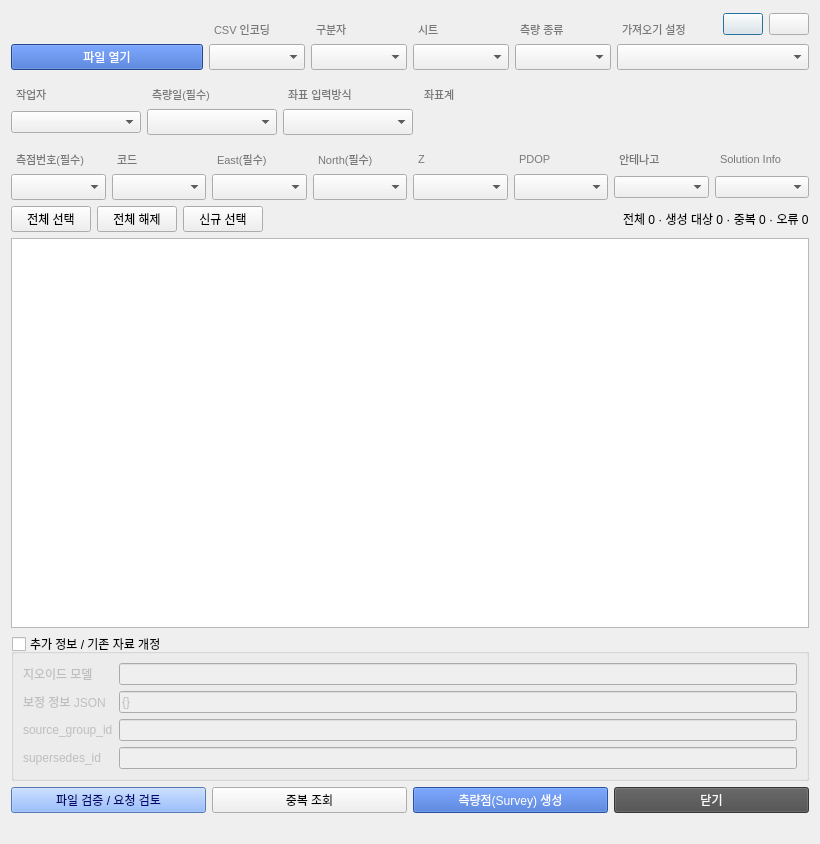
<?xml version="1.0" encoding="UTF-8"?>
<ui version="4.0">
 <class>SurveyImportDialog</class>
 <widget class="QDialog" name="SurveyImportDialog">
  <property name="geometry">
   <rect>
    <x>0</x>
    <y>0</y>
    <width>820</width>
    <height>844</height>
   </rect>
  </property>
  <property name="minimumSize">
   <size>
    <width>0</width>
    <height>26</height>
   </size>
  </property>
  <property name="windowTitle">
   <string>측량자료 가져오기</string>
  </property>
  <layout class="QVBoxLayout" name="verticalLayout">
   <item>
    <layout class="QGridLayout" name="gridLayout_survey1" columnstretch="0,0,0,0,0,0,0">
     <item row="4" column="6">
      <layout class="QHBoxLayout" name="_4">
       <item>
        <widget class="QLabel" name="label_2">
         <property name="sizePolicy">
          <sizepolicy hsizetype="Preferred" vsizetype="Preferred">
           <horstretch>1</horstretch>
           <verstretch>0</verstretch>
          </sizepolicy>
         </property>
         <property name="font">
          <font>
           <family>Arial</family>
           <pointsize>8</pointsize>
          </font>
         </property>
         <property name="styleSheet">
          <string notr="true">color: rgb(120, 120, 120);
margin-top: 10px; margin-left: 2px;</string>
         </property>
         <property name="text">
          <string>가져오기 설정</string>
         </property>
        </widget>
       </item>
       <item>
        <widget class="QPushButton" name="saveImportProfileButton">
         <property name="sizePolicy">
          <sizepolicy hsizetype="Minimum" vsizetype="Fixed">
           <horstretch>0</horstretch>
           <verstretch>0</verstretch>
          </sizepolicy>
         </property>
         <property name="text">
          <string/>
         </property>
         <property name="icon">
          <iconset resource="../../resources/feather.qrc">
           <normaloff>:/geoflow/feather/save.svg</normaloff>:/geoflow/feather/save.svg</iconset>
         </property>
        </widget>
       </item>
       <item>
        <widget class="QPushButton" name="manageImportProfileButton">
         <property name="sizePolicy">
          <sizepolicy hsizetype="Minimum" vsizetype="Fixed">
           <horstretch>0</horstretch>
           <verstretch>0</verstretch>
          </sizepolicy>
         </property>
         <property name="text">
          <string/>
         </property>
         <property name="icon">
          <iconset resource="../../resources/feather.qrc">
           <normaloff>:/geoflow/feather/settings.svg</normaloff>:/geoflow/feather/settings.svg</iconset>
         </property>
        </widget>
       </item>
      </layout>
     </item>
     <item row="5" column="3">
      <widget class="QComboBox" name="delimiterCombo">
       <property name="sizePolicy">
        <sizepolicy hsizetype="Preferred" vsizetype="Fixed">
         <horstretch>1</horstretch>
         <verstretch>0</verstretch>
        </sizepolicy>
       </property>
       <property name="minimumSize">
        <size>
         <width>0</width>
         <height>26</height>
        </size>
       </property>
      </widget>
     </item>
     <item row="5" column="1">
      <widget class="QComboBox" name="encodingCombo">
       <property name="sizePolicy">
        <sizepolicy hsizetype="Preferred" vsizetype="Fixed">
         <horstretch>1</horstretch>
         <verstretch>0</verstretch>
        </sizepolicy>
       </property>
       <property name="minimumSize">
        <size>
         <width>0</width>
         <height>26</height>
        </size>
       </property>
      </widget>
     </item>
     <item row="4" column="3">
      <widget class="QLabel" name="delimiterLabel">
       <property name="font">
        <font>
         <family>Arial</family>
         <pointsize>8</pointsize>
        </font>
       </property>
       <property name="styleSheet">
        <string notr="true">color: rgb(120, 120, 120);
margin-top: 10px; margin-left: 2px;</string>
       </property>
       <property name="text">
        <string>구분자</string>
       </property>
      </widget>
     </item>
     <item row="5" column="0">
      <widget class="QPushButton" name="chooseFileButton">
       <property name="sizePolicy">
        <sizepolicy hsizetype="Minimum" vsizetype="Fixed">
         <horstretch>2</horstretch>
         <verstretch>0</verstretch>
        </sizepolicy>
       </property>
       <property name="minimumSize">
        <size>
         <width>0</width>
         <height>26</height>
        </size>
       </property>
       <property name="styleSheet">
        <string notr="true">background: #3162C7;
color: white;</string>
       </property>
       <property name="text">
        <string>파일 열기</string>
       </property>
      </widget>
     </item>
     <item row="5" column="6">
      <widget class="QComboBox" name="importProfileCombo">
       <property name="sizePolicy">
        <sizepolicy hsizetype="Preferred" vsizetype="Fixed">
         <horstretch>2</horstretch>
         <verstretch>0</verstretch>
        </sizepolicy>
       </property>
       <property name="minimumSize">
        <size>
         <width>0</width>
         <height>26</height>
        </size>
       </property>
      </widget>
     </item>
     <item row="4" column="1">
      <widget class="QLabel" name="encodingLabel">
       <property name="font">
        <font>
         <family>Arial</family>
         <pointsize>8</pointsize>
        </font>
       </property>
       <property name="styleSheet">
        <string notr="true">color: rgb(120, 120, 120);
margin-top: 10px; margin-left: 2px;</string>
       </property>
       <property name="text">
        <string>CSV 인코딩</string>
       </property>
      </widget>
     </item>
     <item row="4" column="4">
      <widget class="QLabel" name="sheetLabel">
       <property name="font">
        <font>
         <family>Arial</family>
         <pointsize>8</pointsize>
        </font>
       </property>
       <property name="styleSheet">
        <string notr="true">color: rgb(120, 120, 120);
margin-top: 10px; margin-left: 2px;</string>
       </property>
       <property name="text">
        <string>시트</string>
       </property>
      </widget>
     </item>
     <item row="5" column="4">
      <widget class="QComboBox" name="sheetCombo">
       <property name="sizePolicy">
        <sizepolicy hsizetype="Preferred" vsizetype="Fixed">
         <horstretch>1</horstretch>
         <verstretch>0</verstretch>
        </sizepolicy>
       </property>
       <property name="minimumSize">
        <size>
         <width>0</width>
         <height>26</height>
        </size>
       </property>
      </widget>
     </item>
     <item row="4" column="5">
      <widget class="QLabel" name="sourceTypeLabel">
       <property name="font">
        <font>
         <family>Arial</family>
         <pointsize>8</pointsize>
        </font>
       </property>
       <property name="styleSheet">
        <string notr="true">color: rgb(120, 120, 120);
margin-top: 10px; margin-left: 2px;</string>
       </property>
       <property name="text">
        <string>측량 종류</string>
       </property>
      </widget>
     </item>
     <item row="5" column="5">
      <widget class="QComboBox" name="sourceTypeCombo">
       <property name="sizePolicy">
        <sizepolicy hsizetype="Preferred" vsizetype="Preferred">
         <horstretch>1</horstretch>
         <verstretch>0</verstretch>
        </sizepolicy>
       </property>
       <property name="minimumSize">
        <size>
         <width>0</width>
         <height>26</height>
        </size>
       </property>
      </widget>
     </item>
    </layout>
   </item>
   <item>
    <layout class="QGridLayout" name="gridLayout_Survey2" columnstretch="0,0,0,0,0">
     <item row="7" column="3">
      <widget class="QComboBox" name="coordinateModeCombo">
       <property name="sizePolicy">
        <sizepolicy hsizetype="Preferred" vsizetype="Fixed">
         <horstretch>1</horstretch>
         <verstretch>0</verstretch>
        </sizepolicy>
       </property>
       <property name="minimumSize">
        <size>
         <width>0</width>
         <height>26</height>
        </size>
       </property>
      </widget>
     </item>
     <item row="5" column="3">
      <widget class="QLabel" name="label">
       <property name="font">
        <font>
         <family>Arial</family>
         <pointsize>8</pointsize>
        </font>
       </property>
       <property name="styleSheet">
        <string notr="true">color: rgb(120, 120, 120);
margin-top: 10px; margin-left: 2px;</string>
       </property>
       <property name="text">
        <string>좌표 입력방식</string>
       </property>
      </widget>
     </item>
     <item row="7" column="4">
      <widget class="QgsProjectionSelectionWidget" name="crsSelector">
       <property name="sizePolicy">
        <sizepolicy hsizetype="Preferred" vsizetype="Preferred">
         <horstretch>3</horstretch>
         <verstretch>0</verstretch>
        </sizepolicy>
       </property>
       <property name="minimumSize">
        <size>
         <width>0</width>
         <height>26</height>
        </size>
       </property>
      </widget>
     </item>
     <item row="5" column="4">
      <widget class="QLabel" name="label">
       <property name="font">
        <font>
         <family>Arial</family>
         <pointsize>8</pointsize>
        </font>
       </property>
       <property name="styleSheet">
        <string notr="true">color: rgb(120, 120, 120);
margin-top: 10px; margin-left: 2px;</string>
       </property>
       <property name="text">
        <string>좌표계</string>
       </property>
      </widget>
     </item>
     <item row="5" column="1">
      <widget class="QLabel" name="surveyWorkerLabel">
       <property name="font">
        <font>
         <family>Arial</family>
         <pointsize>8</pointsize>
        </font>
       </property>
       <property name="styleSheet">
        <string notr="true">color: rgb(120, 120, 120);
margin-top: 10px; margin-left: 2px;</string>
       </property>
       <property name="text">
        <string>작업자</string>
       </property>
      </widget>
     </item>
     <item row="7" column="1">
      <widget class="QComboBox" name="workerCombo">
       <property name="sizePolicy">
        <sizepolicy hsizetype="Preferred" vsizetype="Fixed">
         <horstretch>1</horstretch>
         <verstretch>0</verstretch>
        </sizepolicy>
       </property>
      </widget>
     </item>
     <item row="5" column="2">
      <widget class="QLabel" name="surveyDateColumnLabel">
       <property name="font">
        <font>
         <pointsize>8</pointsize>
        </font>
       </property>
       <property name="styleSheet">
        <string notr="true">color: rgb(120, 120, 120);
margin-top: 10px; margin-left: 2px;</string>
       </property>
       <property name="text">
        <string>측량일(필수)</string>
       </property>
      </widget>
     </item>
     <item row="7" column="2">
      <widget class="QComboBox" name="surveyDateColumnCombo">
       <property name="sizePolicy">
        <sizepolicy hsizetype="Preferred" vsizetype="Fixed">
         <horstretch>1</horstretch>
         <verstretch>0</verstretch>
        </sizepolicy>
       </property>
       <property name="minimumSize">
        <size>
         <width>0</width>
         <height>26</height>
        </size>
       </property>
      </widget>
     </item>
    </layout>
   </item>
   <item>
    <layout class="QGridLayout" name="gridLayout_Survey3" columnstretch="0,0,0,0,0,0,0,0">
     <item row="4" column="0">
      <widget class="QLabel" name="label">
       <property name="font">
        <font>
         <family>Arial</family>
         <pointsize>8</pointsize>
        </font>
       </property>
       <property name="styleSheet">
        <string notr="true">color: rgb(120, 120, 120);
margin-top: 10px; margin-left: 2px;</string>
       </property>
       <property name="text">
        <string>측점번호(필수)</string>
       </property>
      </widget>
     </item>
     <item row="4" column="6">
      <widget class="QLabel" name="surveyHeightLabel">
       <property name="font">
        <font>
         <pointsize>8</pointsize>
        </font>
       </property>
       <property name="styleSheet">
        <string notr="true">color: rgb(120, 120, 120);
margin-top: 10px; margin-left: 2px;</string>
       </property>
       <property name="text">
        <string>안테나고</string>
       </property>
      </widget>
     </item>
     <item row="5" column="4">
      <widget class="QComboBox" name="zCombo">
       <property name="minimumSize">
        <size>
         <width>0</width>
         <height>26</height>
        </size>
       </property>
      </widget>
     </item>
     <item row="4" column="1">
      <widget class="QLabel" name="rawCodeLabel">
       <property name="font">
        <font>
         <family>Arial</family>
         <pointsize>8</pointsize>
        </font>
       </property>
       <property name="styleSheet">
        <string notr="true">color: rgb(120, 120, 120);
margin-top: 10px; margin-left: 2px;</string>
       </property>
       <property name="text">
        <string>코드</string>
       </property>
      </widget>
     </item>
     <item row="5" column="6">
      <widget class="QComboBox" name="surveyHeightCombo"/>
     </item>
     <item row="4" column="5">
      <widget class="QLabel" name="pdopLabel">
       <property name="font">
        <font>
         <pointsize>8</pointsize>
        </font>
       </property>
       <property name="styleSheet">
        <string notr="true">color: rgb(120, 120, 120);
margin-top: 10px; margin-left: 2px;</string>
       </property>
       <property name="text">
        <string>PDOP</string>
       </property>
      </widget>
     </item>
     <item row="4" column="3">
      <widget class="QLabel" name="secondCoordinateLabel">
       <property name="font">
        <font>
         <family>Arial</family>
         <pointsize>8</pointsize>
        </font>
       </property>
       <property name="styleSheet">
        <string notr="true">color: rgb(120, 120, 120);
margin-top: 10px; margin-left: 2px;</string>
       </property>
       <property name="text">
        <string>North(필수)</string>
       </property>
      </widget>
     </item>
     <item row="5" column="3">
      <widget class="QComboBox" name="yCombo">
       <property name="minimumSize">
        <size>
         <width>0</width>
         <height>26</height>
        </size>
       </property>
      </widget>
     </item>
     <item row="5" column="0">
      <widget class="QComboBox" name="rowIdCombo">
       <property name="minimumSize">
        <size>
         <width>0</width>
         <height>26</height>
        </size>
       </property>
      </widget>
     </item>
     <item row="5" column="2">
      <widget class="QComboBox" name="xCombo">
       <property name="minimumSize">
        <size>
         <width>0</width>
         <height>26</height>
        </size>
       </property>
      </widget>
     </item>
     <item row="4" column="4">
      <widget class="QLabel" name="label">
       <property name="font">
        <font>
         <family>Arial</family>
         <pointsize>8</pointsize>
        </font>
       </property>
       <property name="styleSheet">
        <string notr="true">color: rgb(120, 120, 120);
margin-top: 10px; margin-left: 2px;</string>
       </property>
       <property name="text">
        <string>Z</string>
       </property>
      </widget>
     </item>
     <item row="5" column="5">
      <widget class="QComboBox" name="pdopCombo">
       <property name="minimumSize">
        <size>
         <width>0</width>
         <height>26</height>
        </size>
       </property>
      </widget>
     </item>
     <item row="4" column="2">
      <widget class="QLabel" name="firstCoordinateLabel">
       <property name="font">
        <font>
         <family>Arial</family>
         <pointsize>8</pointsize>
        </font>
       </property>
       <property name="styleSheet">
        <string notr="true">color: rgb(120, 120, 120);
margin-top: 10px; margin-left: 2px;</string>
       </property>
       <property name="text">
        <string>East(필수)</string>
       </property>
      </widget>
     </item>
     <item row="5" column="1">
      <widget class="QComboBox" name="rawCodeCombo">
       <property name="minimumSize">
        <size>
         <width>0</width>
         <height>26</height>
        </size>
       </property>
      </widget>
     </item>
     <item row="4" column="7">
      <widget class="QLabel" name="solutionInfoLabel">
       <property name="font">
        <font>
         <pointsize>8</pointsize>
        </font>
       </property>
       <property name="styleSheet">
        <string notr="true">color: rgb(120, 120, 120);
margin-top: 10px; margin-left: 2px;</string>
       </property>
       <property name="text">
        <string>Solution Info</string>
       </property>
      </widget>
     </item>
     <item row="5" column="7">
      <widget class="QComboBox" name="solutionInfoCombo"/>
     </item>
    </layout>
   </item>
   <item>
    <layout class="QHBoxLayout" name="rowSelectionLayout">
     <item>
      <widget class="QPushButton" name="selectAllButton">
       <property name="text">
        <string>전체 선택</string>
       </property>
      </widget>
     </item>
     <item>
      <widget class="QPushButton" name="selectNoneButton">
       <property name="text">
        <string>전체 해제</string>
       </property>
      </widget>
     </item>
     <item>
      <widget class="QPushButton" name="selectNewButton">
       <property name="text">
        <string>신규 선택</string>
       </property>
      </widget>
     </item>
     <item>
      <spacer name="headerSpacer">
       <property name="orientation">
        <enum>Qt::Orientation::Horizontal</enum>
       </property>
       <property name="sizeHint" stdset="0">
        <size>
         <width>40</width>
         <height>20</height>
        </size>
       </property>
      </spacer>
     </item>
     <item>
      <widget class="QLabel" name="previewCountLabel">
       <property name="text">
        <string>전체 0 · 생성 대상 0 · 중복 0 · 오류 0</string>
       </property>
      </widget>
     </item>
    </layout>
   </item>
   <item>
    <widget class="QTableWidget" name="previewTable"/>
   </item>
   <item>
    <widget class="QGroupBox" name="advancedGroup">
     <property name="visible">
      <bool>false</bool>
     </property>
     <property name="title">
      <string>추가 정보 / 기존 자료 개정</string>
     </property>
     <property name="checkable">
      <bool>true</bool>
     </property>
     <property name="checked">
      <bool>false</bool>
     </property>
     <layout class="QFormLayout">
      <item row="0" column="0">
       <widget class="QLabel" name="label">
        <property name="text">
         <string>지오이드 모델</string>
        </property>
       </widget>
      </item>
      <item row="0" column="1">
       <widget class="QLineEdit" name="geoidEdit"/>
      </item>
      <item row="1" column="0">
       <widget class="QLabel" name="label">
        <property name="text">
         <string>보정 정보 JSON</string>
        </property>
       </widget>
      </item>
      <item row="1" column="1">
       <widget class="QLineEdit" name="calibrationEdit">
        <property name="text">
         <string>{}</string>
        </property>
       </widget>
      </item>
      <item row="2" column="0">
       <widget class="QLabel" name="label">
        <property name="text">
         <string>source_group_id</string>
        </property>
       </widget>
      </item>
      <item row="2" column="1">
       <widget class="QLineEdit" name="sourceGroupEdit"/>
      </item>
      <item row="3" column="0">
       <widget class="QLabel" name="label">
        <property name="text">
         <string>supersedes_id</string>
        </property>
       </widget>
      </item>
      <item row="3" column="1">
       <widget class="QLineEdit" name="supersedesEdit"/>
      </item>
     </layout>
    </widget>
   </item>
   <item>
    <layout class="QHBoxLayout">
     <item>
      <widget class="QPushButton" name="validateButton">
       <property name="visible">
        <bool>false</bool>
       </property>
       <property name="styleSheet">
        <string notr="true">background: #79AAFF;
color: #00086D;</string>
       </property>
       <property name="text">
        <string>파일 검증 / 요청 검토</string>
       </property>
      </widget>
     </item>
     <item>
      <widget class="QPushButton" name="duplicatesButton">
       <property name="text">
        <string>중복 조회</string>
       </property>
      </widget>
     </item>
     <item>
      <widget class="QPushButton" name="createSurveyButton">
       <property name="enabled">
        <bool>false</bool>
       </property>
       <property name="styleSheet">
        <string notr="true">background: #3162C7;
color: white;</string>
       </property>
       <property name="text">
        <string>측량점(Survey) 생성</string>
       </property>
      </widget>
     </item>
     <item>
      <widget class="QPushButton" name="closeButton">
       <property name="styleSheet">
        <string notr="true">background: #4C4C4C;
color: white;</string>
       </property>
       <property name="text">
        <string>닫기</string>
       </property>
      </widget>
     </item>
    </layout>
   </item>
   <item>
    <widget class="QLabel" name="errorLabel">
     <property name="text">
      <string/>
     </property>
     <property name="wordWrap">
      <bool>true</bool>
     </property>
    </widget>
   </item>
  </layout>
 </widget>
 <customwidgets>
  <customwidget>
   <class>QgsProjectionSelectionWidget</class>
   <extends>QWidget</extends>
   <header>qgsprojectionselectionwidget.h</header>
   <container>1</container>
  </customwidget>
 </customwidgets>
 <resources>
  <include location="../../resources/tabler.qrc"/>
  <include location="../../resources/feather.qrc"/>
 </resources>
 <connections/>
</ui>
